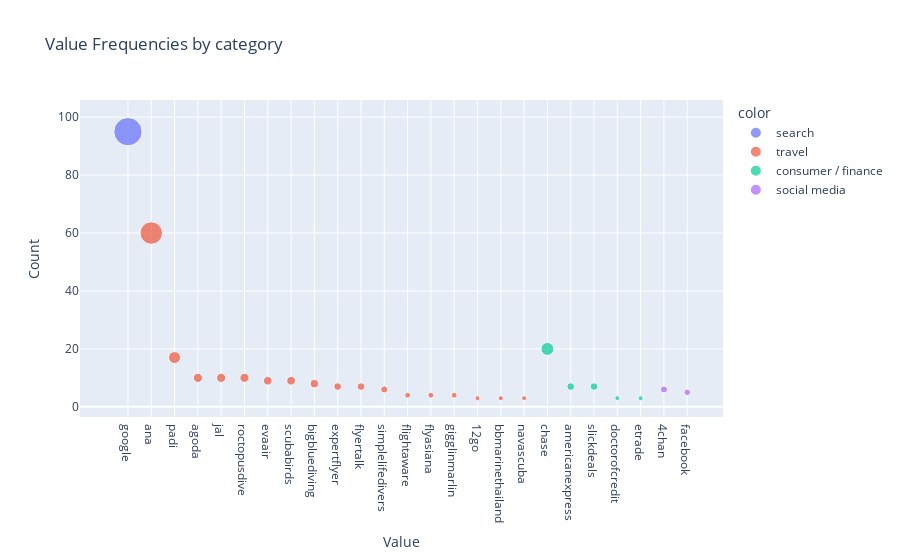

The cell this chart's notebook holds for it:
### Code cell
plot_most_common_by_category(pages_visited)

### Figure 1 — Plotly figure (JSON) as saved in the notebook; plotly's stock layout.template omitted (floating-point values rounded to 4 significant figures)
{"data": [{"hovertemplate": "color=search<br>Value=%{x}<br>Count=%{y}<br>size=%{marker.size}<extra></extra>", "legendgroup": "search", "marker": {"color": "#636efa", "size": [95], "sizemode": "area", "sizeref": 0.2375, "symbol": "circle"}, "mode": "markers", "name": "search", "orientation": "v", "showlegend": true, "type": "scatter", "x": ["google"], "xaxis": "x", "y": [95], "yaxis": "y"}, {"hovertemplate": "color=travel<br>Value=%{x}<br>Count=%{y}<br>size=%{marker.size}<extra></extra>", "legendgroup": "travel", "marker": {"color": "#EF553B", "size": [60, 17, 10, 10, 10, 9, 9, 8, 7, 7, 6, 4, 4, 4, 3, 3, 3], "sizemode": "area", "sizeref": 0.2375, "symbol": "circle"}, "mode": "markers", "name": "travel", "orientation": "v", "showlegend": true, "type": "scatter", "x": ["ana", "padi", "agoda", "jal", "roctopusdive", "evaair", "scubabirds", "bigbluediving", "expertflyer", "flyertalk", "simplelifedivers", "flightaware", "flyasiana", "gigglinmarlin", "12go", "bbmarinethailand", "navascuba"], "xaxis": "x", "y": [60, 17, 10, 10, 10, 9, 9, 8, 7, 7, 6, 4, 4, 4, 3, 3, 3], "yaxis": "y"}, {"hovertemplate": "color=consumer / finance<br>Value=%{x}<br>Count=%{y}<br>size=%{marker.size}<extra></extra>", "legendgroup": "consumer / finance", "marker": {"color": "#00cc96", "size": [20, 7, 7, 3, 3], "sizemode": "area", "sizeref": 0.2375, "symbol": "circle"}, "mode": "markers", "name": "consumer / finance", "orientation": "v", "showlegend": true, "type": "scatter", "x": ["chase", "americanexpress", "slickdeals", "doctorofcredit", "etrade"], "xaxis": "x", "y": [20, 7, 7, 3, 3], "yaxis": "y"}, {"hovertemplate": "color=social media<br>Value=%{x}<br>Count=%{y}<br>size=%{marker.size}<extra></extra>", "legendgroup": "social media", "marker": {"color": "#ab63fa", "size": [6, 5], "sizemode": "area", "sizeref": 0.2375, "symbol": "circle"}, "mode": "markers", "name": "social media", "orientation": "v", "showlegend": true, "type": "scatter", "x": ["4chan", "facebook"], "xaxis": "x", "y": [6, 5], "yaxis": "y"}], "layout": {"legend": {"itemsizing": "constant", "title": {"text": "color"}, "tracegroupgap": 0}, "title": {"text": "Value Frequencies by category"}, "xaxis": {"anchor": "y", "domain": [0, 1], "title": {"text": "Value"}}, "yaxis": {"anchor": "x", "domain": [0, 1], "title": {"text": "Count"}}}}
